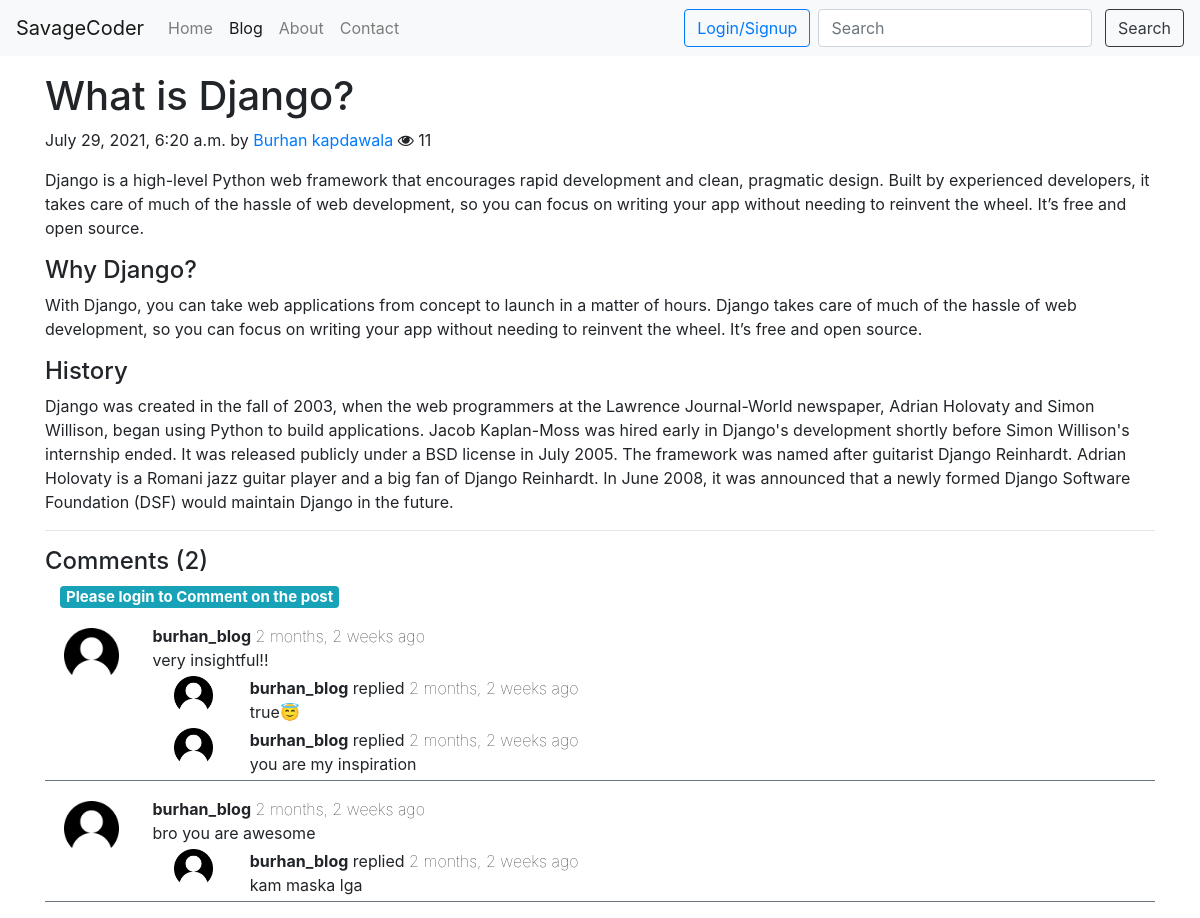
/blog/first-post, run on the app's committed database.
### blog/models.py (models this page shows, shortened)
class Post(models.Model):
    sno = models.AutoField(primary_key=True)
    title = models.CharField(max_length=225)
    content = models.TextField()
    author = models.CharField(max_length=100)
    slug = models.CharField(max_length=100)
    views = models.IntegerField(default=0)
    timeStamp = models.DateTimeField(blank=True)

class BlogComment(models.Model):
    sno = models.AutoField(primary_key=True)
    comment = models.TextField()
    user = models.ForeignKey(User, on_delete=models.CASCADE)
    post = models.ForeignKey(Post, on_delete=models.CASCADE)
    parent = models.ForeignKey('self', on_delete=models.CASCADE, null=True)
    timestamp = models.DateTimeField(default=now)

### blog/views.py (the view)
# urls.py: path('<str:slug>', views.blogPost, name='blogPost'),
def blogPost(request, slug):
    post = Post.objects.filter(slug=slug).first()
    post.views = post.views + 1
    post.save()
    comments = BlogComment.objects.filter(post=post, parent=None)
    replies = BlogComment.objects.filter(post=post).exclude(parent=None)
    repdict = {}
    for reply in replies:
        if reply.parent.sno not in repdict:
            repdict[reply.parent.sno] = [reply]
        else:
            repdict[reply.parent.sno].append(reply)
    context = {'post': post, 'comments': comments, 'replies': repdict}
    return render(request, 'blog/blogpost.html', context)

### blog/templatetags/extras.py (called while the page is built)
@register.filter(name='get_val')
def get_val(dict, key):
    return dict.get(key)

### templates/blog/blogpost.html (shortened to what this page needs)
{% extends 'base.html' %}
{% block blogActive %} active {% endblock blogActive %}
{% block body %}
<div class="container my-3">
    <div class="blog-post">
        <h1 class="blog-post-title">{{post.title}}</h1>
        <p class="blog-post-meta">{{post.timeStamp}} by <a href="/about">{{post.author}}</a> <span><i class="fa fa-eye"></i> {{post.views}}</span></p>
        <p>{{post.content | safe}}</p>
        <hr>
    </div>
</div>
{% load static %}
{% load humanize %}
{% load extras %}
<div class="container my-3">
    <h4>Comments ({{comments.count}})</h4>
    <div class="container">
    {% if user.is_authenticated %}
        <form action="/blog/postComment" method="post"> {% csrf_token %}
            <div class="form-group">
                <label for="comment">Post Comment </label>
                <input type="text" class="form-control" name="comment" placeholder="Enter comment here">
            </div>
            <input type="hidden" name="postSno" value="{{post.sno}}">
            <input type="hidden" name="parentSno" value="">
            <button type="submit" class="btn btn-light">Comment</button>
        </form>
    {% else %}
        <h5><span class="badge badge-info">Please login to Comment on the post</span></h5>
    {% endif %}
    </div>
    {% for comment in comments %}
        <div class="row my-3 mx-0 border-bottom border-secondary">
            <div class="col-md-1">
            <img class="rounded mx-auto d-block w-100 p-1" src="/static/img/user.png"  alt="user">
            </div>
            <div class="col-md-11">
                <b>{{comment.user.username}}</b> <span class="font-weight-lighter">{{comment.timestamp | naturaltime}}</span>
                <div>{{comment.comment}}</div>
                <div class="replies my-1">
                    {% for reply in replies|get_val:comment.sno %}
                    <div class="container my-1">
                        <div class="row">
                            <div class="col-md-1">
                                <img class="rounded mx-auto d-block w-75" src="/static/img/user.png"  alt="user">
                            </div>
                            <div class="col-md-11">
                                <b>{{reply.user.username}}</b> replied <span class="font-weight-lighter">{{reply.timestamp | naturaltime}}</span>
                                <div>{{reply.comment}}</div>
                            </div>
                        </div>
                    </div>
                    {% endfor %}
                </div>
            </div>
        </div>
    {% endfor %}
</div>
 {% endblock %}

### data on the page
Post: title "What is Django?", timeStamp "July 29, 2021, 6:20 a.m.", author "Burhan kapdawala", views "11", content "Django is a high-level Python web framework that encourages rapid development and clean, pragmatic design. Built by experienced developers, it takes care of much of the hassle of web development, so you can focus on writing your app without needing to reinvent the wheel. It’s free and open source. Why Django? With Django, you can take web applications from concept to launch in a matter of hours. Django takes care of much of the hassle of web development, so you can focus on writing your app without needing to reinvent the wheel. It’s free and open source. History Django was created in the fall of 2003, when the web programmers at the Lawrence Journal-World newspaper, Adrian Holovaty and…"
BlogComment: user.username "burhan_blog", timestamp "2 months, 2 weeks ago", comment "very insightful!!"
BlogComment: user.username "burhan_blog", timestamp "2 months, 2 weeks ago", comment "true😇"
BlogComment: user.username "burhan_blog", timestamp "2 months, 2 weeks ago", comment "you are my inspiration"
BlogComment: user.username "burhan_blog", timestamp "2 months, 2 weeks ago", comment "bro you are awesome"
BlogComment: user.username "burhan_blog", timestamp "2 months, 2 weeks ago", comment "kam maska lga"

### other printed values
{{ comments.count }} "2"
